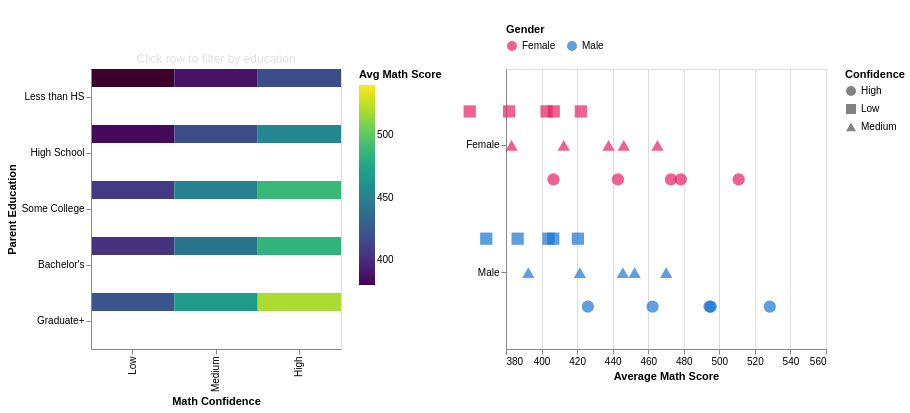

Notebook source saved alongside this figure:
### Markdown cell above
## Viz 1: Family Education Background & Math Achievement

**Left**: Heatmap showing average math score by parent education level and student confidence  
**Right**: Point chart showing gender breakdown filtered by selected education level

### Code cell
pisa_v1 = pisa_df[(pisa_df["HISCED"].notna()) &
                   (pisa_df["PV1MATH"].notna()) &
                   (pisa_df["MATHEFF"].notna()) &
                   (pisa_df["ST004D01T"].isin([1, 2]))].copy()

edu_map = {1: "Less than HS", 2: "Less than HS", 3: "High School",
           4: "Some College", 5: "Some College", 6: "Bachelor's",
           7: "Graduate+", 8: "Graduate+"}
pisa_v1["Parent_Education"] = pisa_v1["HISCED"].map(edu_map)
pisa_v1["Gender"] = pisa_v1["ST004D01T"].map({1: "Female", 2: "Male"})
pisa_v1["Confidence_Level"] = pd.qcut(pisa_v1["MATHEFF"], 3, labels = ["Low", "Medium", "High"])

heatmap_data = pisa_v1.groupby(["Parent_Education", "Confidence_Level"]).agg(
    Avg_Math = ("PV1MATH", "mean"),
    Count = ("PV1MATH", "count")
).reset_index()

driven_data = pisa_v1.groupby(["Parent_Education", "Gender", "Confidence_Level"]).agg(
    Avg_Math = ("PV1MATH", "mean"),
    Count = ("PV1MATH", "count")
).reset_index()

edu_order = ["Less than HS", "High School", "Some College", "Bachelor's", "Graduate+"]
conf_order = ["Low", "Medium", "High"]
edu_select = alt.selection_point(fields = ["Parent_Education"], name = "edu_select")

left_chart = alt.Chart(heatmap_data).mark_rect(cursor = "pointer").encode(
    x = alt.X("Confidence_Level:N", title = "Math Confidence", sort = conf_order),
    y = alt.Y("Parent_Education:N", title = "Parent Education", sort = edu_order),
    color = alt.Color("Avg_Math:Q",
                    scale = alt.Scale(scheme = "viridis", domain = [380, 540]),
                    legend = alt.Legend(title = "Avg Math Score")),
    opacity = alt.condition(edu_select, alt.value(1), alt.value(0.5)),
    tooltip = ["Parent_Education:N", "Confidence_Level:N",
             alt.Tooltip("Avg_Math:Q", format = ".1f", title = "Avg Math Score"),
             alt.Tooltip("Count:Q", format = ",d", title = "Students")]
).add_params(edu_select).properties(
    name = "view_1",
    title = {"text": "Education x Confidence Heatmap", "subtitle": "Click row to filter by education",
           "color": "#FFFFFF", "fontSize": 14, "subtitleColor": "#E0E0E0"},
    width = 250, height = 280
)

right_chart = alt.Chart(driven_data).mark_point(
    filled = True, size = 150
).encode(
    y = alt.Y("Gender:N", title = None),
    yOffset = alt.YOffset("Confidence_Level:N", sort = conf_order),
    x = alt.X("Avg_Math:Q", title = "Average Math Score", scale = alt.Scale(domain = [380, 560])),
    color = alt.Color("Gender:N",
                    scale = alt.Scale(domain = ["Female", "Male"], range = ["#E91E63", "#1976D2"]),
                    legend = alt.Legend(title = "Gender", orient = "top")),
    shape = alt.Shape("Confidence_Level:N", legend = alt.Legend(title = "Confidence")),
    tooltip = ["Parent_Education:N", "Gender:N", "Confidence_Level:N",
             alt.Tooltip("Avg_Math:Q", format = ".1f"),
             alt.Tooltip("Count:Q", format = ",d", title = "Students")]
).transform_filter(edu_select).properties(
    title = {"text": "Gender x Confidence", "color": "#FFFFFF", "fontSize": 14},
    width = 320, height = 280
)

viz1 = alt.hconcat(left_chart, right_chart).resolve_scale(color = "independent")
save_chart(viz1, "pisa_gender_efficacy_dumbbell.json")
viz1

### Figure 1 — Vega-Lite specification as saved in the notebook (floating-point values rounded to 4 significant figures)
{"config": {"view": {"continuousWidth": 300, "continuousHeight": 300}}, "hconcat": [{"data": {"name": "data-13f0b91a404350e7a9f0fe56fdc28c0b"}, "mark": {"type": "rect", "cursor": "pointer"}, "encoding": {"color": {"field": "Avg_Math", "legend": {"title": "Avg Math Score"}, "scale": {"domain": [380, 540], "scheme": "viridis"}, "type": "quantitative"}, "opacity": {"condition": {"param": "edu_select", "value": 1}, "value": 0.5}, "tooltip": [{"field": "Parent_Education", "type": "nominal"}, {"field": "Confidence_Level", "type": "nominal"}, {"field": "Avg_Math", "format": ".1f", "title": "Avg Math Score", "type": "quantitative"}, {"field": "Count", "format": ",d", "title": "Students", "type": "quantitative"}], "x": {"field": "Confidence_Level", "sort": ["Low", "Medium", "High"], "title": "Math Confidence", "type": "nominal"}, "y": {"field": "Parent_Education", "sort": ["Less than HS", "High School", "Some College", "Bachelor's", "Graduate+"], "title": "Parent Education", "type": "nominal"}}, "height": 280, "name": "view_1", "title": {"text": "Education x Confidence Heatmap", "subtitle": "Click row to filter by education", "color": "#FFFFFF", "fontSize": 14, "subtitleColor": "#E0E0E0"}, "width": 250}, {"data": {"name": "data-a7563236c195cb7b4bf0e2862c49bde4"}, "mark": {"type": "point", "filled": true, "size": 150}, "encoding": {"color": {"field": "Gender", "legend": {"orient": "top", "title": "Gender"}, "scale": {"domain": ["Female", "Male"], "range": ["#E91E63", "#1976D2"]}, "type": "nominal"}, "shape": {"field": "Confidence_Level", "legend": {"title": "Confidence"}, "type": "nominal"}, "tooltip": [{"field": "Parent_Education", "type": "nominal"}, {"field": "Gender", "type": "nominal"}, {"field": "Confidence_Level", "type": "nominal"}, {"field": "Avg_Math", "format": ".1f", "type": "quantitative"}, {"field": "Count", "format": ",d", "title": "Students", "type": "quantitative"}], "x": {"field": "Avg_Math", "scale": {"domain": [380, 560]}, "title": "Average Math Score", "type": "quantitative"}, "y": {"field": "Gender", "title": null, "type": "nominal"}, "yOffset": {"field": "Confidence_Level", "sort": ["Low", "Medium", "High"], "type": "nominal"}}, "height": 280, "title": {"text": "Gender x Confidence", "color": "#FFFFFF", "fontSize": 14}, "transform": [{"filter": {"param": "edu_select"}}], "width": 320}], "params": [{"name": "edu_select", "select": {"type": "point", "fields": ["Parent_Education"]}, "views": ["view_1"]}], "resolve": {"scale": {"color": "independent"}}, "$schema": "https://vega.github.io/schema/vega-lite/v5.20.1.json", "datasets": {"data-13f0b91a404350e7a9f0fe56fdc28c0b": [{"Parent_Education": "Bachelor's", "Confidence_Level": "Low", "Avg_Math": 403.3, "Count": 13803}, {"Parent_Education": "Bachelor's", "Confidence_Level": "Medium", "Avg_Math": 441.4, "Count": 12284}, {"Parent_Education": "Bachelor's", "Confidence_Level": "High", "Avg_Math": 484.3, "Count": 9161}, {"Parent_Education": "Graduate+", "Confidence_Level": "Low", "Avg_Math": 421.4, "Count": 44158}, {"Parent_Education": "Graduate+", "Confidence_Level": "Medium", "Avg_Math": 467.4, "Count": 48442}, {"Parent_Education": "Graduate+", "Confidence_Level": "High", "Avg_Math": 520.2, "Count": 49682}, {"Parent_Education": "High School", "Confidence_Level": "Low", "Avg_Math": 383.8, "Count": 12462}, {"Parent_Education": "High School", "Confidence_Level": "Medium", "Avg_Math": 416.7, "Count": 9699}, {"Parent_Education": "High School", "Confidence_Level": "High", "Avg_Math": 453.1, "Count": 6919}, {"Parent_Education": "Less than HS", "Confidence_Level": "Low", "Avg_Math": 363.6, "Count": 6694}, {"Parent_Education": "Less than HS", "Confidence_Level": "Medium", "Avg_Math": 387.2, "Count": 4815}, {"Parent_Education": "Less than HS", "Confidence_Level": "High", "Avg_Math": 416.7, "Count": 3133}, {"Parent_Education": "Some College", "Confidence_Level": "Low", "Avg_Math": 406.7, "Count": 33801}, {"Parent_Education": "Some College", "Confidence_Level": "Medium", "Avg_Math": 449.2, "Count": 28192}, {"Parent_Education": "Some College", "Confidence_Level": "High", "Avg_Math": 487.7, "Count": 23049}], "data-a7563236c195cb7b4bf0e2862c49bde4": [{"Parent_Education": "Bachelor's", "Gender": "Female", "Confidence_Level": "Low", "Avg_Math": 402.8, "Count": 7902}, {"Parent_Education": "Bachelor's", "Gender": "Female", "Confidence_Level": "Medium", "Avg_Math": 437.7, "Count": 6645}, {"Parent_Education": "Bachelor's", "Gender": "Female", "Confidence_Level": "High", "Avg_Math": 472.8, "Count": 4294}, {"Parent_Education": "Bachelor's", "Gender": "Male", "Confidence_Level": "Low", "Avg_Math": 403.9, "Count": 5901}, {"Parent_Education": "Bachelor's", "Gender": "Male", "Confidence_Level": "Medium", "Avg_Math": 445.7, "Count": 5639}, {"Parent_Education": "Bachelor's", "Gender": "Male", "Confidence_Level": "High", "Avg_Math": 494.5, "Count": 4867}, {"Parent_Education": "Graduate+", "Gender": "Female", "Confidence_Level": "Low", "Avg_Math": 422.1, "Count": 25697}, {"Parent_Education": "Graduate+", "Gender": "Female", "Confidence_Level": "Medium", "Avg_Math": 465.2, "Count": 26549}, {"Parent_Education": "Graduate+", "Gender": "Female", "Confidence_Level": "High", "Avg_Math": 510.9, "Count": 23344}, {"Parent_Education": "Graduate+", "Gender": "Male", "Confidence_Level": "Low", "Avg_Math": 420.4, "Count": 18461}, {"Parent_Education": "Graduate+", "Gender": "Male", "Confidence_Level": "Medium", "Avg_Math": 470.1, "Count": 21893}, {"Parent_Education": "Graduate+", "Gender": "Male", "Confidence_Level": "High", "Avg_Math": 528.4, "Count": 26338}, {"Parent_Education": "High School", "Gender": "Female", "Confidence_Level": "Low", "Avg_Math": 381.8, "Count": 7065}, {"Parent_Education": "High School", "Gender": "Female", "Confidence_Level": "Medium", "Avg_Math": 412.5, "Count": 5213}, {"Parent_Education": "High School", "Gender": "Female", "Confidence_Level": "High", "Avg_Math": 443.0, "Count": 3323}, {"Parent_Education": "High School", "Gender": "Male", "Confidence_Level": "Low", "Avg_Math": 386.5, "Count": 5397}, {"Parent_Education": "High School", "Gender": "Male", "Confidence_Level": "Medium", "Avg_Math": 421.6, "Count": 4486}, {"Parent_Education": "High School", "Gender": "Male", "Confidence_Level": "High", "Avg_Math": 462.4, "Count": 3596}, {"Parent_Education": "Less than HS", "Gender": "Female", "Confidence_Level": "Low", "Avg_Math": 359.6, "Count": 3815}, {"Parent_Education": "Less than HS", "Gender": "Female", "Confidence_Level": "Medium", "Avg_Math": 383.1, "Count": 2744}, {"Parent_Education": "Less than HS", "Gender": "Female", "Confidence_Level": "High", "Avg_Math": 406.7, "Count": 1511}, {"Parent_Education": "Less than HS", "Gender": "Male", "Confidence_Level": "Low", "Avg_Math": 368.9, "Count": 2879}, {"Parent_Education": "Less than HS", "Gender": "Male", "Confidence_Level": "Medium", "Avg_Math": 392.5, "Count": 2071}, {"Parent_Education": "Less than HS", "Gender": "Male", "Confidence_Level": "High", "Avg_Math": 426.1, "Count": 1622}, {"Parent_Education": "Some College", "Gender": "Female", "Confidence_Level": "Low", "Avg_Math": 406.8, "Count": 18658}, {"Parent_Education": "Some College", "Gender": "Female", "Confidence_Level": "Medium", "Avg_Math": 446.2, "Count": 14703}, {"Parent_Education": "Some College", "Gender": "Female", "Confidence_Level": "High", "Avg_Math": 478.3, "Count": 10256}, {"Parent_Education": "Some College", "Gender": "Male", "Confidence_Level": "Low", "Avg_Math": 406.6, "Count": 15143}, {"Parent_Education": "Some College", "Gender": "Male", "Confidence_Level": "Medium", "Avg_Math": 452.4, "Count": 13489}, {"Parent_Education": "Some College", "Gender": "Male", "Confidence_Level": "High", "Avg_Math": 495.2, "Count": 12793}]}}
